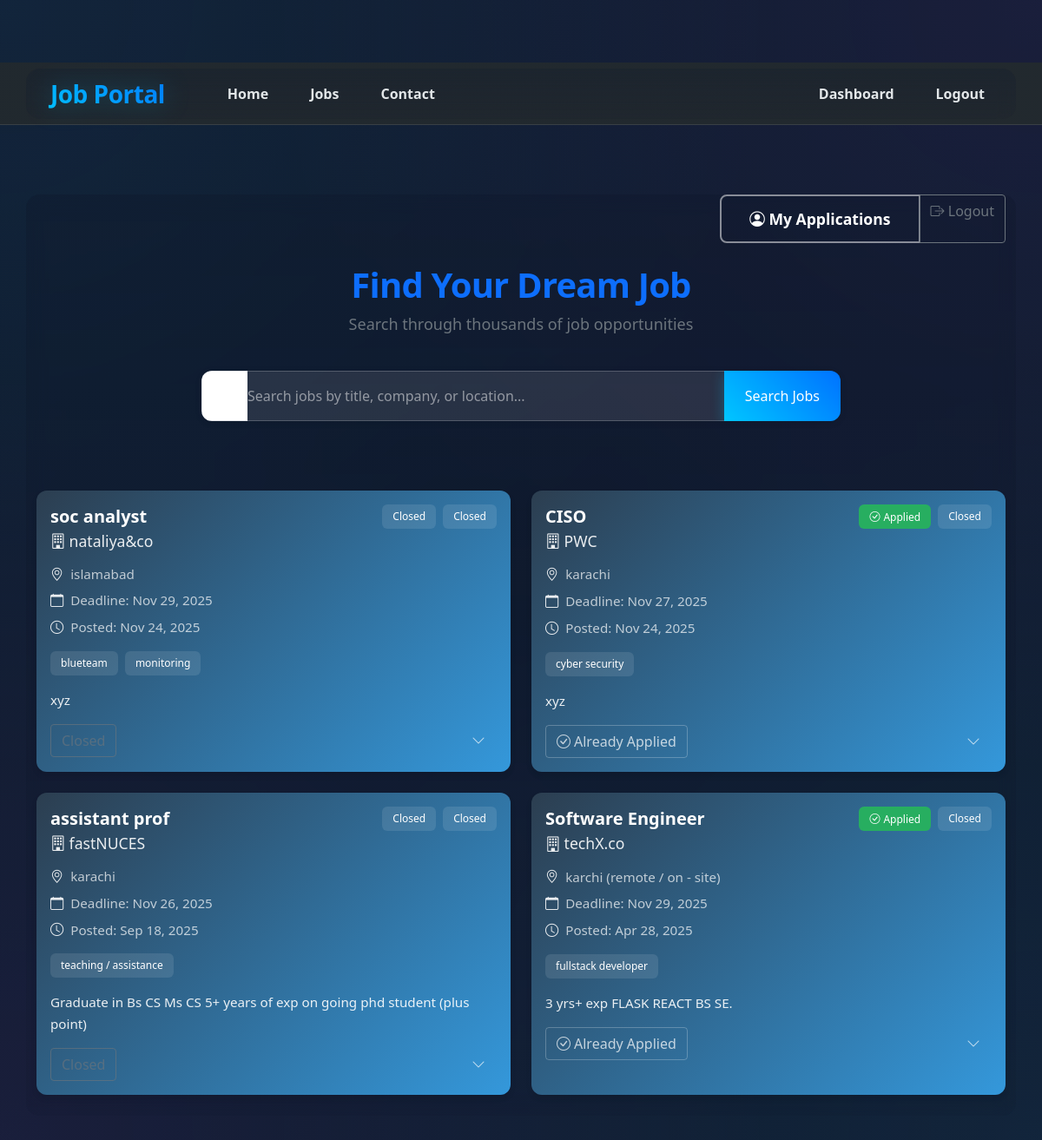
The page /jobs (signed in) on the database its author committed.
### app.py (models this page shows)
class Job(db.Model):
    __tablename__ = 'jobs'  # Explicitly naming the table
    id = db.Column(db.Integer, primary_key=True)
    title = db.Column(db.String(100), nullable=False)
    company = db.Column(db.String(100), nullable=False)
    description = db.Column(db.Text, nullable=False)
    location = db.Column(db.String(100), nullable=False)
    deadline = db.Column(db.Date, nullable=False)
    employer_id = db.Column(db.Integer, db.ForeignKey('users.id'), nullable=False)
    created_at = db.Column(db.DateTime, default=datetime.utcnow)
    applications = db.relationship('Application', backref='job', lazy=True)

### app.py (the view)
@app.route('/jobs', methods=['GET'])
def jobs():
    try:
        search_query = request.args.get('search', '').strip()
        user_id = session.get('user_id')
        user_type = session.get('user_type')
        if search_query:
            base_jobs = Job.query.filter(
                or_(
                    Job.title.ilike(f'%{search_query}%'),
                    Job.company.ilike(f'%{search_query}%'),
                    Job.description.ilike(f'%{search_query}%'),
                    Job.location.ilike(f'%{search_query}%')
                )
            ).all()
            try:
                category_job_rows = db.session.execute(
                    text(
                        "SELECT DISTINCT jc.job_id FROM job_categories jc "
                        "JOIN categories c ON c.id = jc.category_id "
                        "WHERE LOWER(c.name) LIKE :q"
                    ),
                    {"q": f"%{search_query.lower()}%"}
                ).fetchall()
                category_job_ids = {row[0] for row in category_job_rows}
            except Exception:
                category_job_ids = set()
            cat_jobs = []
            if category_job_ids:
                cat_jobs = Job.query.filter(Job.id.in_(category_job_ids)).all()
            merged = {job.id: job for job in base_jobs}
            for j in cat_jobs:
                merged[j.id] = j
            jobs_query = sorted(merged.values(), key=lambda j: j.created_at or datetime.utcnow(), reverse=True)
        else:
            jobs_query = Job.query.order_by(Job.created_at.desc()).all()
        jobs = list(jobs_query)
        for j in jobs:
            try:
                j.categories = get_job_categories_str(j.id)
            except Exception:
                j.categories = ''
        applied_jobs = set()
        if user_id and user_type == 'job_seeker':
            applications = Application.query.filter_by(job_seeker_id=user_id).all()
            applied_jobs = {str(app.job_id) for app in applications}
        print(f"Found {len(jobs)} jobs, {len(applied_jobs)} applied jobs")  # Debug log
        return render_template('jobs.html',
                             jobs=jobs,
                             can_apply=(user_type == 'job_seeker'),
                             applied_jobs=applied_jobs,
                             search_query=search_query,
                             now=datetime.now().date())
    except Exception as e:
        print(f"Error loading jobs: {e}")  # Debug log
        flash('Error loading jobs. Please try again later.', 'error')
        return render_template('jobs.html',
                             jobs=[],
                             can_apply=False,
                             applied_jobs=set(),
                             search_query='',
                             now=datetime.now().date())

### app.py (called while the page is built)
@app.after_request
def after_request(response):
    try:
        db.session.commit()
    except Exception as e:
        db.session.rollback()
        print(f"Error committing changes: {str(e)}")
    return response

def get_job_categories_str(job_id: int) -> str:
    try:
        row = db.session.execute(
            text(
                "SELECT GROUP_CONCAT(c.name, ', ') AS categories "
                "FROM job_categories jc JOIN categories c ON c.id = jc.category_id "
                "WHERE jc.job_id = :job_id"
            ),
            {"job_id": job_id}
        ).fetchone()
        return row[0] if row and row[0] else ''
    except Exception as e:
        print(f"Error fetching categories for job {job_id}: {str(e)}")
        return ''

### templates/jobs.html (shortened to what this page needs)
{% extends "base.html" %}
{% block content %}
<div class="container mt-5">
    <div class="row mb-4">
        <div class="col-12 d-flex justify-content-end">
            {% if session.get('user_id') %}
                <div class="btn-group">
                    {% if session.get('user_type') == 'job_seeker' %}
                        <a href="{{ url_for('dashboard') }}" class="btn btn-outline-primary">
                            <i class="bi bi-person-circle"></i> My Applications
                        </a>
                    {% elif session.get('user_type') == 'employer' %}
                        <a href="{{ url_for('dashboard') }}" class="btn btn-outline-primary">
                            <i class="bi bi-speedometer2"></i> Dashboard
                        </a>
                    {% endif %}
                    <a href="{{ url_for('logout') }}" class="btn btn-outline-secondary">
                        <i class="bi bi-box-arrow-right"></i> Logout
                    </a>
                </div>
            {% endif %}
        </div>
    </div>
    <div class="row mb-4">
        <div class="col-12 text-center">
            <h1 class="display-4 fw-bold text-primary mb-2">Find Your Dream Job</h1>
            <p class="lead text-muted fw-medium">Search through thousands of job opportunities</p>
        </div>
    </div>
    <div class="row mb-5">
        <div class="col-lg-8 col-md-10 mx-auto">
            <form action="{{ url_for('jobs') }}" method="GET" class="search-form" id="searchForm">
                <div class="input-group">
                    <span class="input-group-text bg-white border-end-0">
                        <i class="bi bi-search search-icon"></i>
                    </span>
                    <input type="text" name="search" class="form-control border-start-0 ps-0"
                           placeholder="Search jobs by title, company, or location..."
                           value="{{ search_query }}"
                           id="searchInput"
                           aria-label="Search jobs">
                    <button type="submit" class="btn btn-primary px-4 fw-medium">
                        Search Jobs
                    </button>
                </div>
            </form>
        </div>
    </div>
    <div class="row" id="jobsList">
        {% if jobs %}
            {% for job in jobs %}
            <div class="col-md-6 mb-4">
                <div class="card h-100 job-card">
                    <div class="card-body">
                        <div class="d-flex justify-content-between align-items-start mb-2">
                            <h5 class="card-title mb-0">{{ job.title }}</h5>
                            <div class="d-flex align-items-center">
                                {% set days = (job.deadline - now).days %}
                                {% if session.get('user_id') and session.get('user_type') == 'job_seeker' %}
                                    {% if job.id|string in applied_jobs %}
                                        <span class="badge bg-success me-2">
                                            <i class="bi bi-check-circle me-1"></i>Applied
                                        </span>
                                    {% elif days < 0 %}
                                        <span class="badge bg-light text-dark me-2">Closed</span>
                                    {% else %}
                                        <span class="badge bg-primary me-2">
                                            <i class="bi bi-circle me-1"></i>Open
                                        </span>
                                    {% endif %}
                                {% endif %}
                                <span class="badge bg-light text-dark">
                                    {% if days > 0 %}
                                        {{ days }} days left
                                    {% elif days == 0 %}
                                        Closing today
                                    {% else %}
                                        Closed
                                    {% endif %}
                                </span>
                            </div>
                        </div>
                        <h6 class="card-subtitle mb-3 company-name">
                            <i class="bi bi-building me-1"></i>{{ job.company }}
                        </h6>
                        <div class="job-details mb-3">
                            <p class="mb-2">
                                <i class="bi bi-geo-alt me-2"></i>{{ job.location }}
                            </p>
                            <p class="mb-2">
                                <i class="bi bi-calendar me-2"></i>Deadline: {{ job.deadline.strftime('%b %d, %Y') }}
                            </p>
                            <p class="mb-0">
                                <i class="bi bi-clock me-2"></i>Posted: {{ job.created_at.strftime('%b %d, %Y') }}
                            </p>
                        </div>
                        {% if job.categories %}
                        <div class="mb-3">
                            {% for cat in job.categories.split(',') %}
                                <span class="badge bg-light text-dark me-1">{{ cat.strip() }}</span>
                            {% endfor %}
                        </div>
                        {% endif %}
                        <div class="card-text description-preview mb-3">
                            {{ job.description[:200] }}{% if job.description|length > 200 %}...{% endif %}
                        </div>
                        <div class="d-flex justify-content-between align-items-center">
                            {% if not session.get('user_id') %}
                                <a href="{{ url_for('auth', type='job_seeker') }}" class="btn btn-outline-primary">
                                    <i class="bi bi-person me-1"></i>Login to Apply
                                </a>
                            {% elif session.get('user_type') == 'job_seeker' %}
                                {% if job.id|string in applied_jobs %}
                                    <button class="btn btn-outline-success" disabled>
                                        <i class="bi bi-check-circle me-1"></i>Already Applied
                                    </button>
                                {% elif (job.deadline - now).days < 0 %}
                                    <button class="btn btn-outline-secondary" disabled>
                                        Closed
                                    </button>
                                {% else %}
                                    <button onclick="openApplicationWindow('{{ job.id }}', '{{ job.title }}')" class="btn btn-primary">
                                        <i class="bi bi-send me-1"></i>Apply Now
                                    </button>
                                {% endif %}
                            {% endif %}
                            <button class="btn btn-link text-muted"
                                    onclick="toggleDescription(this)"
                                    data-bs-toggle="tooltip"
                                    title="Show full description"
                                    aria-expanded="false">
                                <i class="bi bi-chevron-down"></i>
                            </button>
                        </div>
                    </div>
                </div>
            </div>
            {% endfor %}
        {% endif %}
    </div>
</div>
{% endblock %}

### templates/base.html (style rules this page uses)
:root { --primary-gradient: linear-gradient(45deg, #0c4a6e, #0369a1); --secondary-gradient: linear-gradient(135deg, #0ea5e9, #38bdf8); --accent-gradient: linear-gradient(45deg, #0284c7, #0ea5e9); --nav-gradient: linear-gradient(to right, rgba(255, 255, 255, 0.03), rgba(255, 255, 255, 0.05)); --primary-dark: #0c4a6e; --primary-medium: #0369a1; --primary-light: #0ea5e9; --accent-blue: #38bdf8; --bg-color: #1e3a5f; --card-bg: rgba(255, 255, 255, 0.02); --text-light: #f8fafc; --text-muted: #94a3b8; --navbar-height: 72px; --shadow-sm: 0 2px 8px rgba(255, 255, 255, 0.03); --shadow-md: 0 4px 12px rgba(255, 255, 255, 0.05); --shadow-lg: 0 8px 16px rgba(255, 255, 255, 0.07); --dark-bg-primary: #0f172a; --dark-bg-secondary: #1e293b; --dark-accent: #334155; --glow-blue: rgba(56, 189, 248, 0.1); --glow-purple: rgba(168, 85, 247, 0.1); }
body { background: var(--dark-bg-primary); min-height: 100vh; position: relative; padding-top: var(--navbar-height); color: var(--text-light); overflow-x: hidden; }
body::before { content: ''; position: fixed; top: 0; left: 0; width: 100%; height: 100%; background: radial-gradient(circle at 0% 0%, var(--glow-blue) 0%, transparent 50%), radial-gradient(circle at 100% 0%, var(--glow-purple) 0%, transparent 50%), radial-gradient(circle at 100% 100%, var(--glow-blue) 0%, transparent 50%), radial-gradient(circle at 0% 100%, var(--glow-purple) 0%, transparent 50%); opacity: 0.6; z-index: -2; }
body::after { content: ''; position: fixed; top: 0; left: 0; width: 100%; height: 100%; background: linear-gradient( 145deg, var(--dark-bg-primary), var(--dark-bg-secondary) ); opacity: 0.95; z-index: -1; }
.container { position: relative; z-index: 1; background: linear-gradient( rgba(15, 23, 42, 0.3), rgba(15, 23, 42, 0.1) ); border-radius: 16px; backdrop-filter: blur(10px); -webkit-backdrop-filter: blur(10px); }
.card { background: linear-gradient(135deg, rgba(21, 47, 80, 0.7), rgba(30, 58, 95, 0.6) ); border: 1px solid rgba(56, 189, 248, 0.1); box-shadow: var(--shadow-sm); transition: all 0.3s ease; border-radius: 12px; }
.form-control { background: rgba(255, 255, 255, 0.02); border: 1px solid rgba(255, 255, 255, 0.1); color: var(--text-light); border-radius: 8px; padding: 0.625rem 1rem; transition: all 0.3s ease; }
.form-control::placeholder { color: var(--text-muted); }
.btn { transition: all 0.3s ease; }
html { scroll-behavior: smooth; }
.btn-primary { background: linear-gradient(45deg, #00c6ff, #0072ff); border: none; color: white; font-weight: 600; padding: 0.8rem 2rem; border-radius: 8px; font-size: 1.1rem; transition: all 0.3s ease; position: relative; overflow: hidden; box-shadow: 0 4px 15px rgba(0, 198, 255, 0.3); }
.btn-primary::before { content: ''; position: absolute; top: 0; left: -100%; width: 100%; height: 100%; background: linear-gradient(90deg, rgba(255, 255, 255, 0) 0%, rgba(255, 255, 255, 0.3) 50%, rgba(255, 255, 255, 0) 100% ); transition: transform 0.6s ease; }
.btn-outline-primary { background: transparent; border: 2px solid #00c6ff; color: #00c6ff; font-weight: 600; padding: 0.8rem 2rem; border-radius: 8px; font-size: 1.1rem; transition: all 0.3s ease; position: relative; overflow: hidden; }
body::after { content: ''; position: fixed; top: 0; left: 0; width: 100%; height: 100%; background: linear-gradient(45deg, rgba(56, 189, 248, 0.03) 0%, rgba(125, 211, 252, 0.03) 25%, rgba(56, 189, 248, 0.03) 50%, rgba(125, 211, 252, 0.03) 75%, rgba(56, 189, 248, 0.03) 100% ); background-size: 400% 400%; animation: gradientShift 15s ease infinite; pointer-events: none; z-index: 0; }
.form-control { width: 100%; padding: 0.75rem 1rem; font-size: 1rem; line-height: 1.5; color: #ffffff; background: rgba(255, 255, 255, 0.1) !important; border: 1px solid rgba(255, 255, 255, 0.2) !important; border-radius: 10px; transition: all 0.3s ease; }
.form-control::placeholder { color: rgba(255, 255, 255, 0.5) !important; }
.job-details { color: #cbd5e1; font-size: 1rem; margin-bottom: 1rem; }
.company-name { color: #93c5fd; font-size: 1.1rem; margin-bottom: 0.5rem; }

### rows shown on the page
Job: title "soc analyst", shows "Closed", company "nataliya&co", location "islamabad", deadline "Nov 29, 2025", created_at "Nov 24, 2025", strip "blueteam" "monitoring", description "xyz"
Job: title "CISO", shows "Applied", company "PWC", location "karachi", deadline "Nov 27, 2025", created_at "Nov 24, 2025", strip "cyber security", description "xyz", shows "Already Applied"
Job: title "assistant prof", shows "Closed", company "fastNUCES", location "karachi", deadline "Nov 26, 2025", created_at "Sep 18, 2025", strip "teaching / assistance", description "Graduate in Bs CS Ms CS 5+ years of exp on going phd student (plus point)"
Job: title "Software Engineer", shows "Applied", company "techX.co", location "karchi (remote / on - site)", deadline "Nov 29, 2025", created_at "Apr 28, 2025", strip "fullstack developer", description "3 yrs+ exp FLASK REACT BS SE.", shows "Already Applied"
